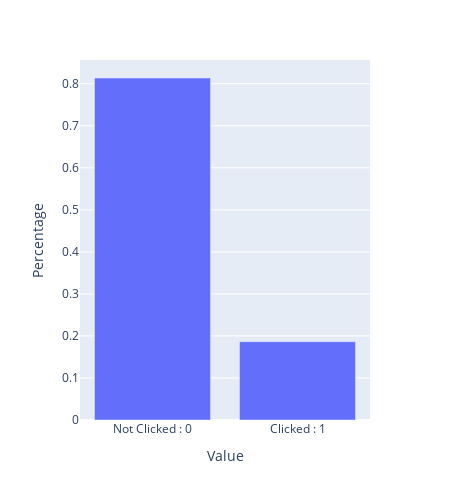

Here is the notebook cell this chart was saved with:
### Markdown cell above
### EDA 2 : Imbalance

### Code cell
click = train['Click'].value_counts(normalize=True)

click_figure = px.bar(click,
             x=['Not Clicked : 0', 'Clicked : 1'],
             y=click.values.tolist(),
             labels={'x': 'Value', 'y': 'Percentage'},
             width = 450,
             height = 500
            )

# 그래프 표시
click_figure.show()

### Figure 1 — Plotly figure (JSON) as saved in the notebook; plotly's stock layout.template omitted (floating-point values rounded to 4 significant figures)
{"data": [{"alignmentgroup": "True", "hovertemplate": "Value=%{x}<br>Percentage=%{y}<extra></extra>", "legendgroup": "", "marker": {"color": "#636efa", "pattern": {"shape": ""}}, "name": "", "offsetgroup": "", "orientation": "v", "showlegend": false, "textposition": "auto", "type": "bar", "x": ["Not Clicked : 0", "Clicked : 1"], "xaxis": "x", "y": [0.8136, 0.1864], "yaxis": "y"}], "layout": {"barmode": "relative", "height": 500, "legend": {"tracegroupgap": 0}, "margin": {"t": 60}, "width": 450, "xaxis": {"anchor": "y", "autorange": true, "domain": [0, 1], "range": [-0.5, 1.5], "title": {"text": "Value"}, "type": "category"}, "yaxis": {"anchor": "x", "autorange": true, "domain": [0, 1], "range": [0, 0.8565], "title": {"text": "Percentage"}, "type": "linear"}}}
